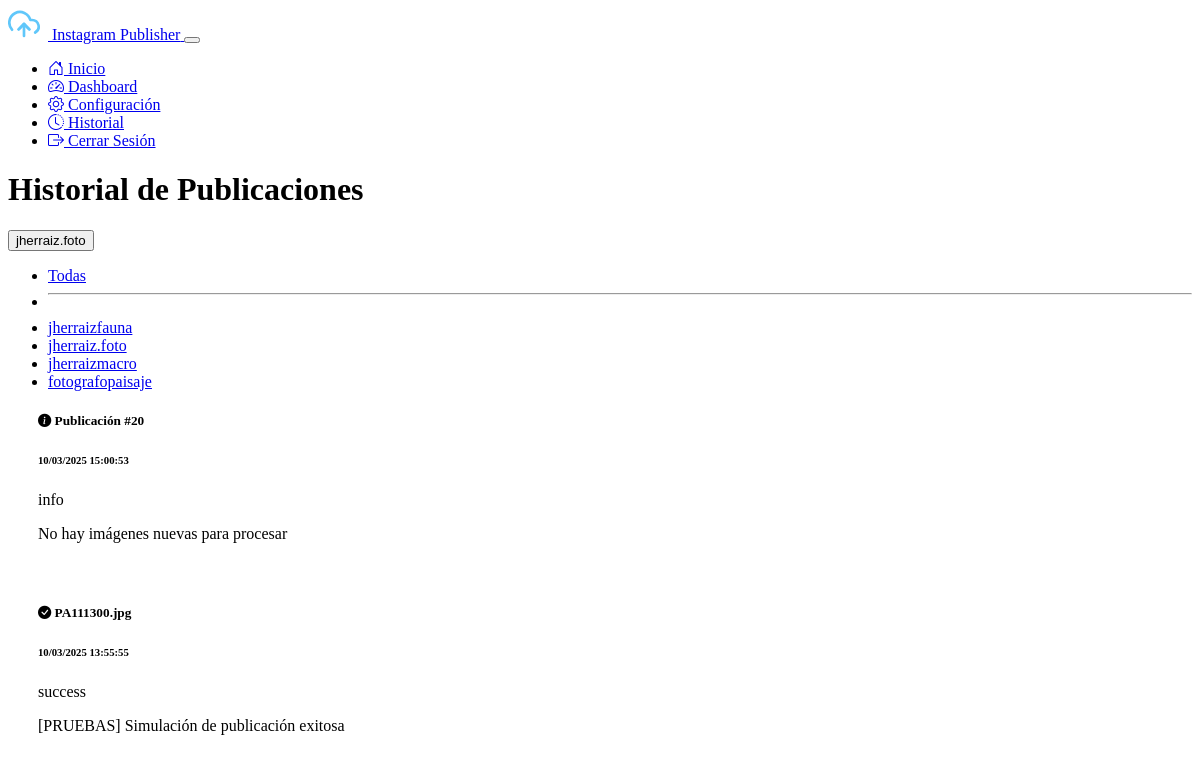
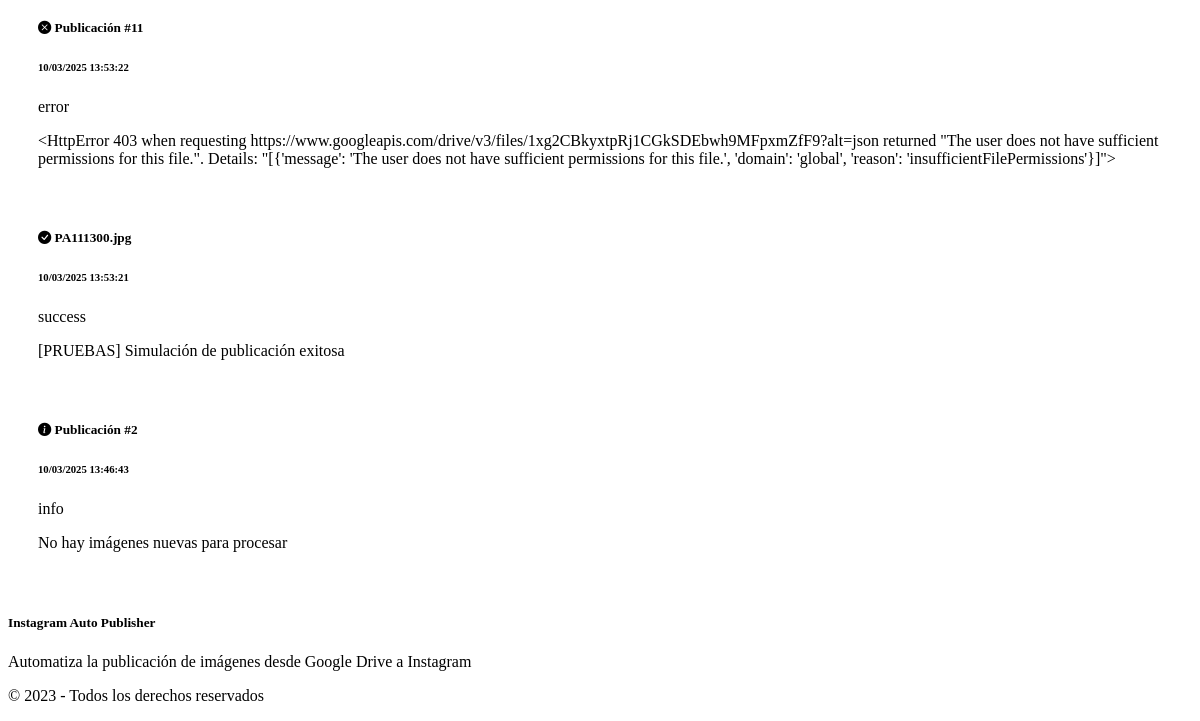
Before: /history?account_id=2 (signed in) with the older database file (2 pictures, top to bottom).
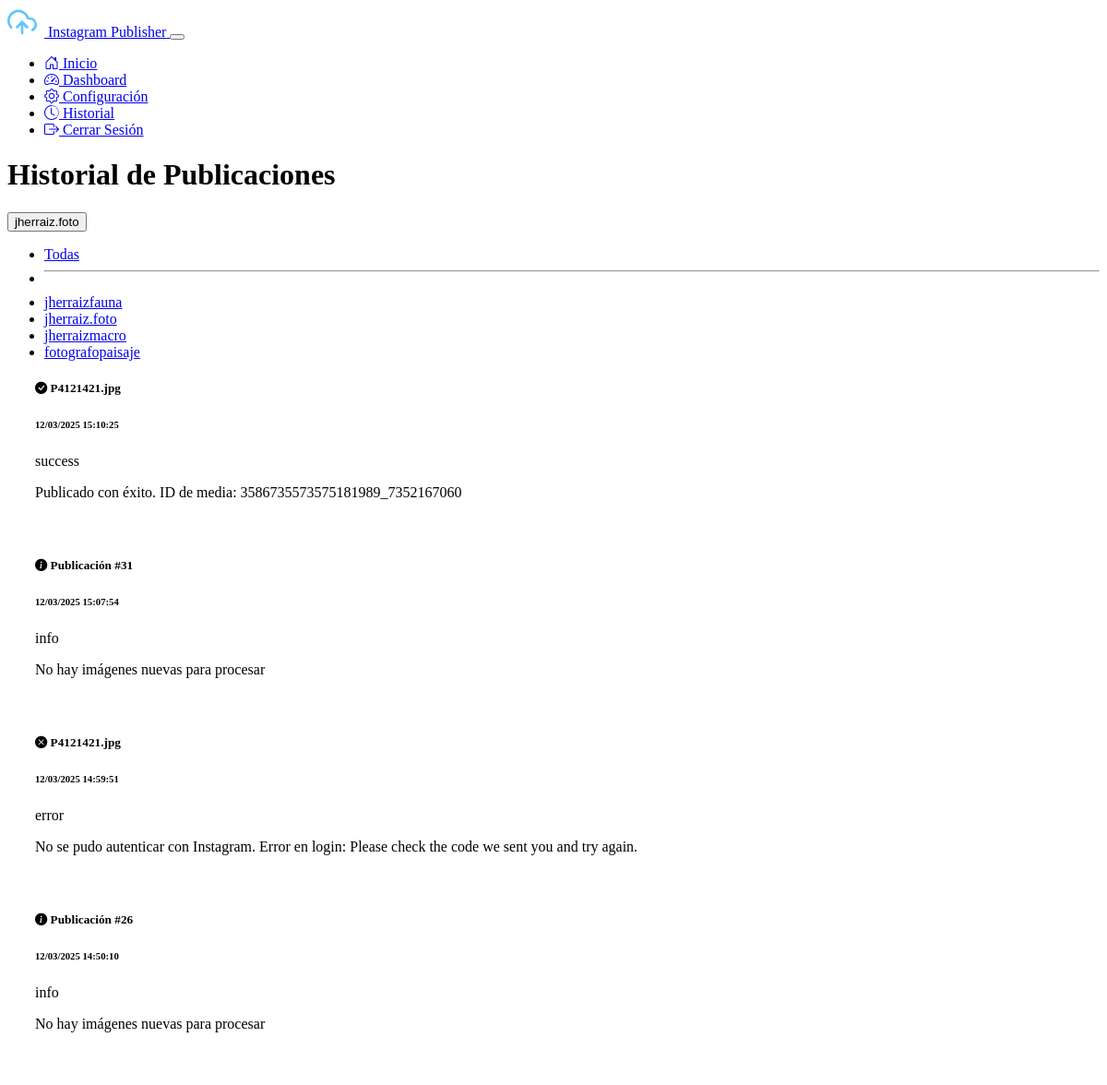
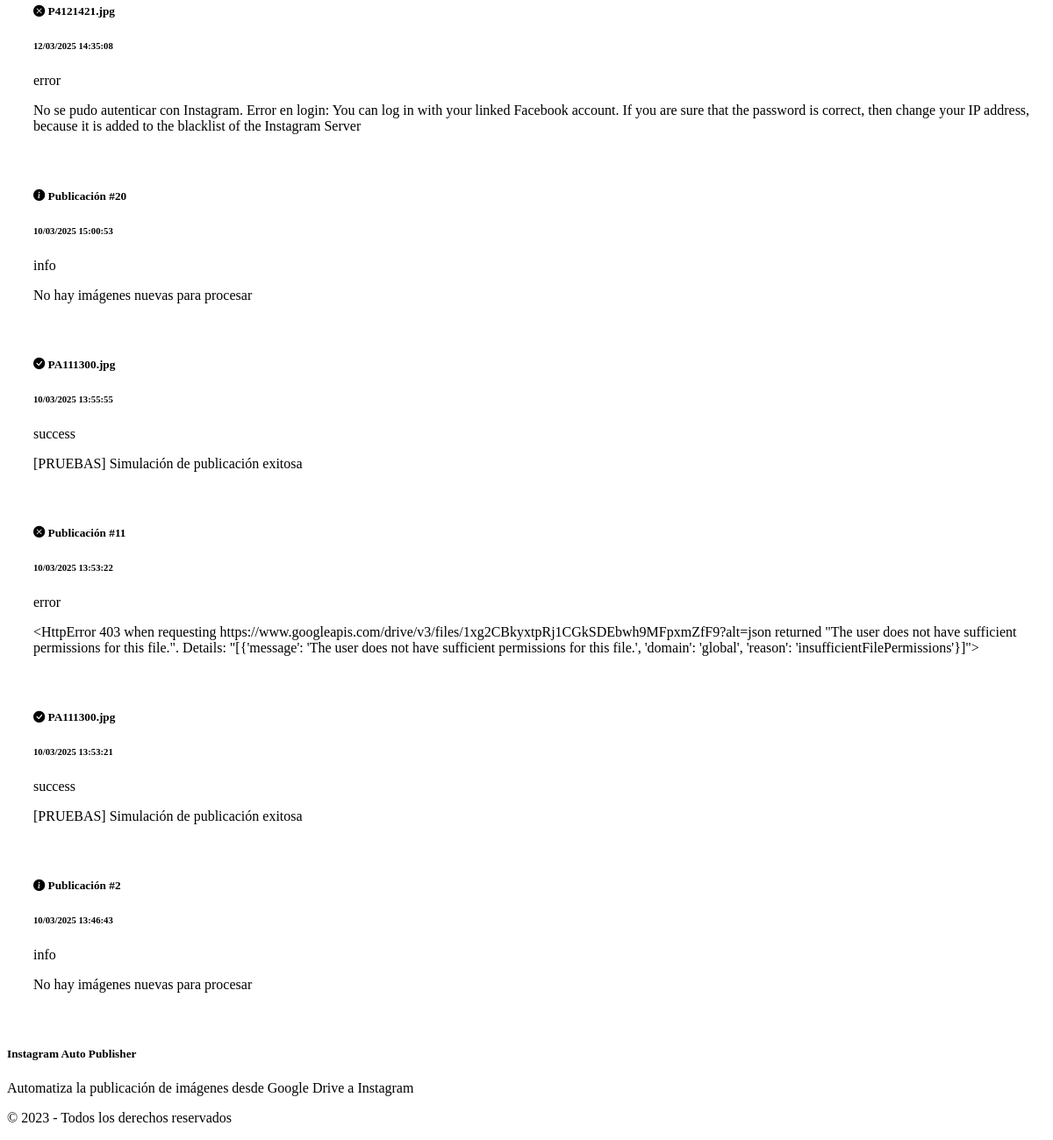
After: the same page with the newer database file (2 pictures, top to bottom).
### models.py (models this page shows)
class Account(db.Model):
    id = db.Column(db.Integer, primary_key=True)
    name = db.Column(db.String(100), nullable=False)
    instagram_username = db.Column(db.String(100), nullable=False)
    instagram_password = db.Column(db.String(100), nullable=False)
    google_credentials = db.Column(db.Text)
    folder_id = db.Column(db.String(100))
    gemini_api_key = db.Column(db.String(100))
    created_at = db.Column(db.DateTime, default=datetime.utcnow)
    updated_at = db.Column(db.DateTime, default=datetime.utcnow, onupdate=datetime.utcnow)
    publications = db.relationship('PublicationHistory', backref='account', lazy=True)
    gemini_prompt = db.Column(db.Text, default="Describe la imagen que te envío con un texto continuo ideal para un pie de foto en Instagram. Identifica la especie del ave y proporciona detalles sobre su aspecto, hábitat y distribución, manteniendo un tono natural, atractivo y animado. Incluye emojis y hashtags adecuados para resaltar la belleza de la naturaleza y la fotografía de aves. Con enfoque en la fotografía. Responde únicamente con el texto solicitado, sin añadir introducciones ni comentarios adicionales.")
    morning_post = db.Column(db.Boolean, default=True)
    morning_time = db.Column(db.String(5), default="08:00")
    afternoon_post = db.Column(db.Boolean, default=True)
    afternoon_time = db.Column(db.String(5), default="15:00")
    evening_post = db.Column(db.Boolean, default=True)
    evening_time = db.Column(db.String(5), default="22:00")

class PublicationHistory(db.Model):
    id = db.Column(db.Integer, primary_key=True)
    account_id = db.Column(db.Integer, db.ForeignKey('account.id'), nullable=False)
    timestamp = db.Column(db.DateTime, default=datetime.utcnow)
    status = db.Column(db.String(20))
    details = db.Column(db.Text)
    image_name = db.Column(db.String(255), nullable=True)

### app.py (the view)
@app.route('/history')
@login_required
def history():
    account_id = request.args.get('account_id', type=int)
    if account_id:
        account = Account.query.get_or_404(account_id)
        publications = PublicationHistory.query.filter_by(account_id=account_id).order_by(PublicationHistory.timestamp.desc()).all()
        return render_template('history.html', publications=publications, account=account, accounts=Account.query.all())
    else:
        publications = PublicationHistory.query.order_by(PublicationHistory.timestamp.desc()).all()
        return render_template('history.html', publications=publications, account=None, accounts=Account.query.all())

### app.py (called while the page is built)
@login_manager.user_loader
def load_user(user_id):
    return User.query.get(int(user_id))

### templates/history.html (shortened to what this page needs)
{% extends 'base.html' %}
{% block content %}
<div class="container">
    <div class="d-flex justify-content-between align-items-center mb-4">
        <h1>Historial de Publicaciones</h1>
        <div class="dropdown">
            <button class="btn btn-outline-secondary dropdown-toggle" type="button" id="accountFilterDropdown" data-bs-toggle="dropdown" aria-expanded="false">
                {% if account %}
                {{ account.name }}
                {% else %}
                Todas las cuentas
                {% endif %}
            </button>
            <ul class="dropdown-menu" aria-labelledby="accountFilterDropdown">
                <li><a class="dropdown-item" href="{{ url_for('history') }}">Todas</a></li>
                <li><hr class="dropdown-divider"></li>
                {% for acc in accounts %}
                <li><a class="dropdown-item" href="{{ url_for('history', account_id=acc.id) }}">{{ acc.name }}</a></li>
                {% endfor %}
            </ul>
        </div>
    </div>
    {% if publications %}
    <div class="row">
        <div class="col-md-12">
            <div class="card">
                <div class="card-body">
                    <div class="timeline">
                        {% for pub in publications %}
                        <div class="timeline-item {{ pub.status }}">
                            <div class="card mb-3 history-item {{ pub.status }}">
                                <div class="card-body">
                                    <div class="d-flex justify-content-between align-items-start">
                                        <div>
                                            <h5 class="card-title mb-1">
                                                {% if pub.status == 'success' %}
                                                <i class="bi bi-check-circle-fill text-success"></i>
                                                {% elif pub.status == 'error' %}
                                                <i class="bi bi-x-circle-fill text-danger"></i>
                                                {% else %}
                                                <i class="bi bi-info-circle-fill text-info"></i>
                                                {% endif %}
                                                {% if pub.image_name %}
                                                {{ pub.image_name }}
                                                {% else %}
                                                Publicación #{{ pub.id }}
                                                {% endif %}
                                            </h5>
                                            <h6 class="card-subtitle text-muted mb-2">
                                                {{ pub.timestamp.strftime('%d/%m/%Y %H:%M:%S') }}
                                            </h6>
                                        </div>
                                        <span class="badge {% if pub.status == 'success' %}bg-success{% elif pub.status == 'error' %}bg-danger{% else %}bg-info{% endif %}">
                                            {{ pub.status }}
                                        </span>
                                    </div>
                                    <p class="card-text">
                                        {% if pub.details %}
                                        {{ pub.details }}
                                        {% else %}
                                        <em>No hay detalles disponibles</em>
                                        {% endif %}
                                    </p>
                                </div>
                            </div>
                        </div>
                        {% endfor %}
                    </div>
                </div>
            </div>
        </div>
    </div>
    {% else %}
    <div class="alert alert-info">
        <h5>No hay publicaciones en el historial</h5>
        <p>Aún no se han realizado publicaciones{% if account %} para esta cuenta{% endif %}.</p>
    </div>
    {% endif %}
</div>
{% endblock %}

### templates/base.html (shortened to what this page needs)
<!DOCTYPE html>
<html lang="es" data-bs-theme="dark">
<head>
    <link href="https://cdn.replit.com/agent/bootstrap-agent-dark-theme.min.css" rel="stylesheet">
    <link rel="stylesheet" href="https://cdn.jsdelivr.net/npm/bootstrap-icons@1.11.1/font/bootstrap-icons.css">
    <link rel="stylesheet" href="{{ url_for('static', filename='css/custom.css') }}">
</head>
<body>
    <nav class="navbar navbar-expand-lg navbar-dark bg-dark">
        <div class="container">
            <a class="navbar-brand d-flex align-items-center" href="{{ url_for('index') }}">
                <img src="{{ url_for('static', filename='icons/logo.svg') }}" alt="Logo" class="app-logo">
                <span>Instagram Publisher</span>
            </a>
            <button class="navbar-toggler" type="button" data-bs-toggle="collapse" data-bs-target="#navbarNav" aria-controls="navbarNav" aria-expanded="false" aria-label="Toggle navigation">
            </button>
            <div class="collapse navbar-collapse" id="navbarNav">
                <ul class="navbar-nav ms-auto">
                    <li class="nav-item">
                        <a class="nav-link {% if request.path == url_for('index') %}active{% endif %}" href="{{ url_for('index') }}">
                            <i class="bi bi-house-door"></i> Inicio
                        </a>
                    </li>
                    {% if current_user.is_authenticated %}
                    <li class="nav-item">
                        <a class="nav-link {% if request.path == url_for('dashboard') %}active{% endif %}" href="{{ url_for('dashboard') }}">
                            <i class="bi bi-speedometer2"></i> Dashboard
                        </a>
                    </li>
                    <li class="nav-item">
                        <a class="nav-link {% if request.path == url_for('config') %}active{% endif %}" href="{{ url_for('config') }}">
                            <i class="bi bi-gear"></i> Configuración
                        </a>
                    </li>
                    <li class="nav-item">
                        <a class="nav-link {% if request.path.startswith('/history') %}active{% endif %}" href="{{ url_for('history') }}">
                            <i class="bi bi-clock-history"></i> Historial
                        </a>
                    </li>
                    <li class="nav-item">
                        <a class="nav-link" href="{{ url_for('logout') }}">
                            <i class="bi bi-box-arrow-right"></i> Cerrar Sesión
                        </a>
                    </li>
                    {% else %}
                    <li class="nav-item">
                        <a class="nav-link {% if request.path == url_for('login') %}active{% endif %}" href="{{ url_for('login') }}">
                            <i class="bi bi-person"></i> Login
                        </a>
                    </li>
                    {% endif %}
                </ul>
            </div>
        </div>
    </nav>
    <main class="py-4">
        {% block content %}{% endblock %}
    </main>
    <footer class="bg-dark text-light py-4 mt-5">
        <div class="container">
            <div class="row">
                <div class="col-md-6">
                    <h5>Instagram Auto Publisher</h5>
                    <p class="text-muted">Automatiza la publicación de imágenes desde Google Drive a Instagram</p>
                </div>
                <div class="col-md-6 text-md-end">
                    <p class="mb-0">&copy; 2023 - Todos los derechos reservados</p>
                </div>
            </div>
        </div>
    </footer>
</body>
</html>

### static/css/custom.css (style rules this page uses)
.history-item { border-left: 3px solid var(--bs-secondary); transition: all 0.2s ease; }
.history-item.success { border-left-color: var(--bs-success); }
.history-item.error { border-left-color: var(--bs-danger); }
.history-item.info { border-left-color: var(--bs-info); }
.app-logo { width: 32px; height: 32px; margin-right: 8px; }
.timeline { position: relative; padding-left: 30px; }
.timeline::before { content: ''; position: absolute; left: 0; top: 0; height: 100%; width: 2px; background-color: var(--bs-secondary); }
.timeline-item { position: relative; padding-bottom: 1.5rem; }
.timeline-item::before { content: ''; position: absolute; left: -35px; top: 0; width: 10px; height: 10px; border-radius: 50%; background-color: var(--bs-secondary); }
.timeline-item.success::before { background-color: var(--bs-success); }
.timeline-item.error::before { background-color: var(--bs-danger); }
.timeline-item.info::before { background-color: var(--bs-info); }

Changed rows visible on the page:
added PublicationHistory: image_name "P4121421.jpg", timestamp "12/03/2025 15:10:25", status "success", details "Publicado con éxito. ID de media: 3586735573575181989_7352167060"
added PublicationHistory: id "31", timestamp "12/03/2025 15:07:54", status "info", details "No hay imágenes nuevas para procesar"
added PublicationHistory: image_name "P4121421.jpg", timestamp "12/03/2025 14:59:51", status "error", details "No se pudo autenticar con Instagram. Error en login: Please check the code we sent you and try again."
added PublicationHistory: id "26", timestamp "12/03/2025 14:50:10", status "info", details "No hay imágenes nuevas para procesar"
added PublicationHistory: image_name "P4121421.jpg", timestamp "12/03/2025 14:35:08", status "error", details "No se pudo autenticar con Instagram. Error en login: You can log in with your linked Facebook account. If you are sure that the password is correct, then change your IP address, because it is added to the blacklist of the Instagram Server"
